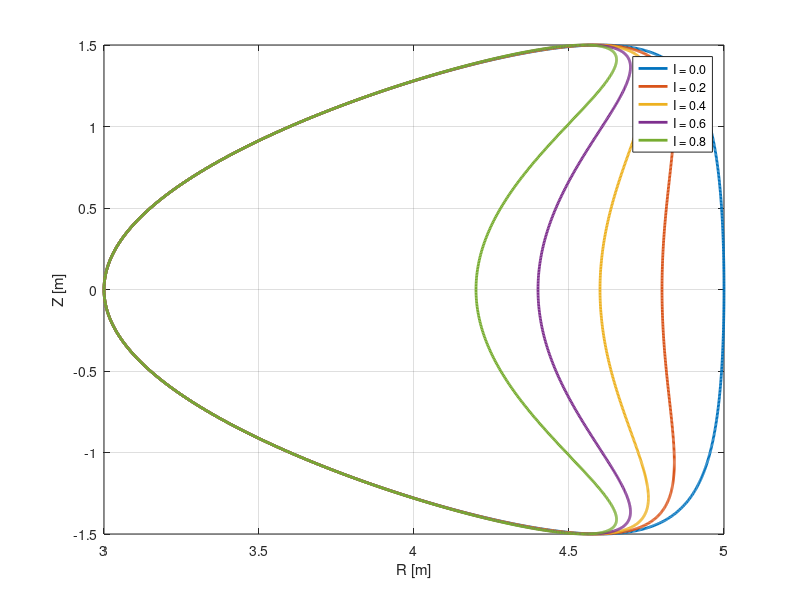

The MATLAB script that drew this image:
clc
clear
close all

% Geometry parameters
R0    = 4.0;
a     = 1.0;
delta = -0.6;
kappa = 1.5;

% Indentation parameters
Ivals = [0.0, 0.2, 0.4, 0.6, 0.8];

% Localization exponent
m = 4;

% Poloidal angle
theta = linspace(0, 2*pi, 1000);

figure;
hold on;

for I = Ivals

    % Conventional Miller NT shape
    thetaM = theta + asin(delta).*sin(theta);

    % Localized outboard indentation
    Find = ((1 + cos(theta))/2).^m;

    % C-shaped boundary
    R = R0 ...
        + a*cos(thetaM) ...
        - I*a.*Find;

    Z = kappa*a*sin(theta);

    plot(R, Z, 'LineWidth', 2, ...
        'DisplayName', sprintf('I = %.1f', I));

end

grid on
box on

xlabel('R [m]')
ylabel('Z [m]')

legend('Location','best')
